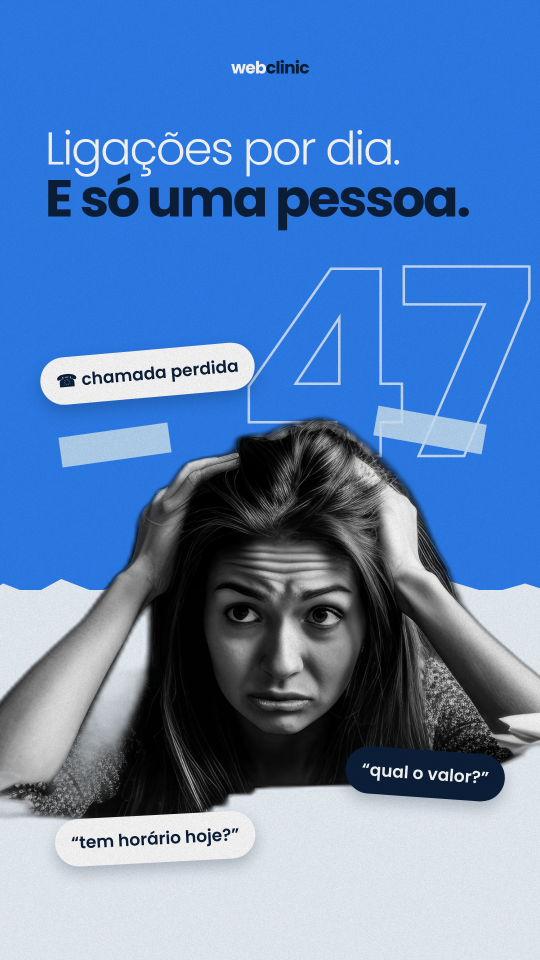
#> input picture webclinic/video2/estilo-E-escolhido.png, 1080 x 1920 px (shown at 1/2 size)
$ python papel.py ../estilos-video2.jpg ../estilo-E-escolhido.png ../estilo-E-escolhido.png 5
#> lines starting #> are read from the running program, lines starting #| are printed output that depends on the picture; after the words box and inside, x2 and y2 are one past the last pixel; in counts of white or black regions, pixels touching at a corner belong together
#!/usr/bin/env python3
"""Texturas da colagem editorial da Web Clinic.

Uso:
  python3 tools/papel.py texturas public/            # papel-*.jpg e rasgo-*.png
  python3 tools/papel.py impresso entrada.png saida.png [ponto]
    recorte (PNG com alfa) -> P&B com retícula de impressão sutil + borda de papel branco cortada à mão
"""
import sys
import numpy as np
from PIL import Image, ImageDraw, ImageFilter, ImageOps

rng = np.random.default_rng(7)


def ruido(w, h, s):
    n = rng.random((h // s + 2, w // s + 2)).astype(np.float32)
    return np.array(Image.fromarray((n * 255).astype(np.uint8)).resize((w, h), Image.BICUBIC)).astype(np.float32) / 255


def papel(w, h, base):
    b = np.array(Image.new('RGB', (w, h), base)).astype(np.float32)
    n = (ruido(w, h, 2) - .5) * 10 + (ruido(w, h, 9) - .5) * 8 + (ruido(w, h, 60) - .5) * 10
    im = Image.fromarray(np.clip(b + n[..., None], 0, 255).astype(np.uint8))
    d = ImageDraw.Draw(im, 'RGBA')
    for _ in range(int(w * h / 2500)):  # fibras
        x, y = rng.integers(0, w), rng.integers(0, h)
        l, a = rng.integers(6, 26), rng.random() * 6.28
        c = int(rng.integers(0, 2)) * 255
        d.line([(x, y), (x + l * np.cos(a), y + l * np.sin(a))], fill=(c, c, c, int(rng.integers(8, 22))), width=1)
    return im


def rasgo(w, h, cor, seed):
    r = np.random.default_rng(seed)
    pts, y = [], 40.0
    for x in range(0, w + 8, 8):
        y += r.normal(0, 4)
        y = min(max(y, 10), 70)
        pts.append((x, y + r.normal(0, 1.5)))
    m = Image.new('L', (w, h), 0)
    ImageDraw.Draw(m).polygon(pts + [(w, h), (0, h)], fill=255)
    fib = Image.new('L', (w, h), 0)
    ImageDraw.Draw(fib).polygon([(x, y - r.uniform(4, 12)) for x, y in pts] + [(w, h), (0, h)], fill=255)
    fib = fib.filter(ImageFilter.GaussianBlur(1.2))
    out = Image.new('RGBA', (w, h), (0, 0, 0, 0))
    out.paste(Image.new('RGBA', (w, h), (250, 250, 247, 255)), (0, 0), fib)
    out.paste(papel(w, h, cor).convert('RGBA'), (0, 0), m)
    return out


def impresso(src, dst, dot=6):
#> called with src = '../estilo-E-escolhido.png', dst = '../estilo-E-escolhido.png', dot = 5
    im = Image.open(src).convert('RGBA')
    a = im.split()[3]
#> a: PIL image 1080x1920 L; every value is 255
    g = ImageOps.autocontrast(im.convert('L'), cutoff=1)
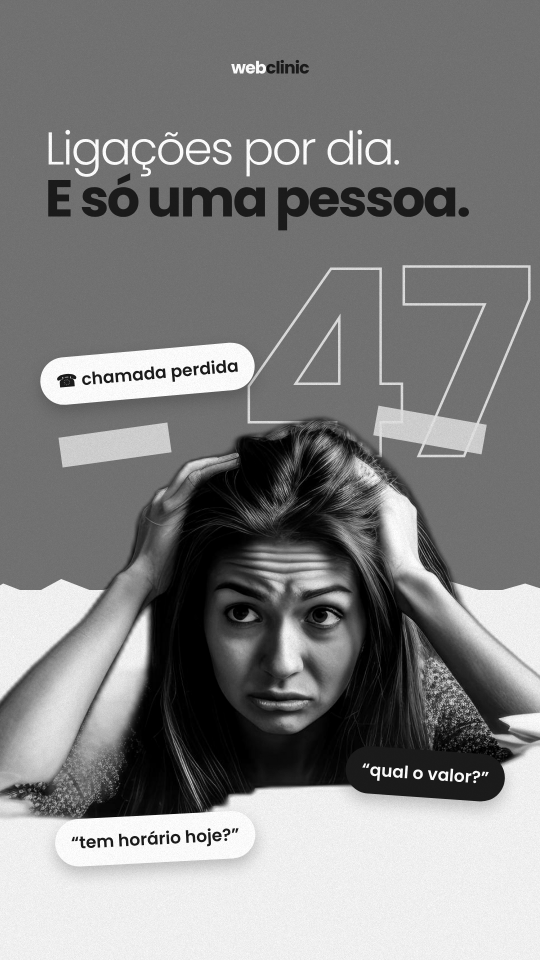
#> g: PIL image 1080x1920 L (shown at 1/2 size); min 0, max 255, mean 129.1
    arr = np.array(g).astype(np.float32) / 255
    h, w = arr.shape
#> h = 1920; w = 1080
    yy, xx = np.mgrid[0:h, 0:w]
    u = ((xx + yy) / np.sqrt(2)) % dot / dot - .5
    v = ((xx - yy) / np.sqrt(2)) % dot / dot - .5
    tela = (np.sqrt(u * u + v * v) / 0.7071 > np.sqrt(1 - arr)).astype(np.float32)
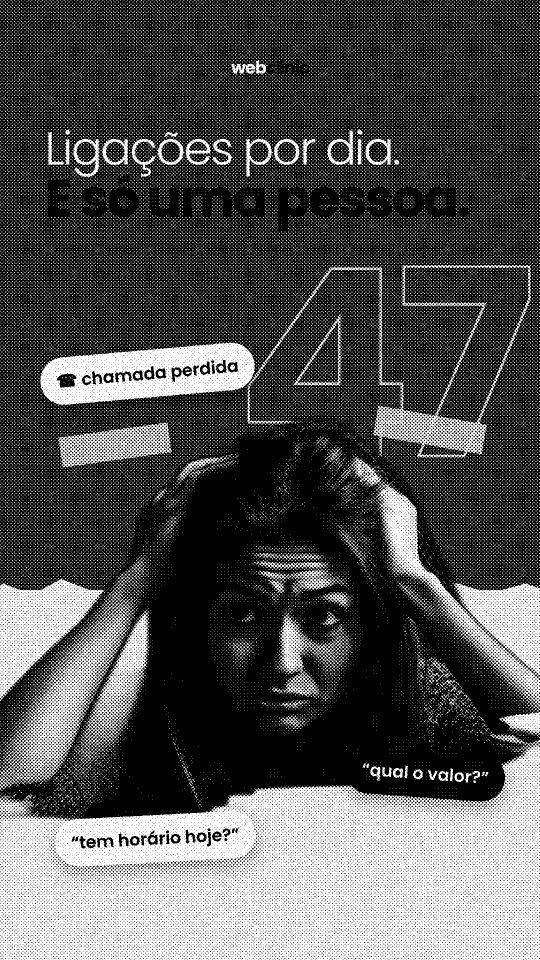
#> tela: shape (1920, 1080) float32 (shown at 1/2 size); values 0 (black) and 1 (white), 31.9% white; 45757 white regions (45640 under 20 px), largest, box (x1, y1, x2, y2) and area: (0, 1467, 1080, 1920) 308751, (80, 530, 1062, 917) 51539, (752, 961, 1080, 1476) 36247
    g2 = Image.fromarray((np.clip(arr * 0.82 + tela * 0.18, 0, 1) * 255).astype(np.uint8))
    am = np.array(a) > 40
#> am: shape (1920, 1080) bool; every value is 1
    borda = Image.fromarray((am * 255).astype(np.uint8)).filter(ImageFilter.MaxFilter(15))
    jit = np.array(Image.fromarray((ruido(w, h, 5) * 255).astype(np.uint8))) / 255
    borda = Image.fromarray(((np.array(borda.filter(ImageFilter.GaussianBlur(2))) / 255 * (0.75 + 0.5 * jit)) > 0.62).astype(np.uint8) * 255)
    res = Image.new('RGBA', (w, h), (0, 0, 0, 0))
#> res: PIL image 1080x1920 RGBA; every value is 0
    res.paste(papel(w, h, (250, 250, 247)).convert('RGBA'), (0, 0), borda)
#> in papel, `im = Image.fromarray(np.clip(b + n[..., None], 0, 255).astype(np.uint8))`:
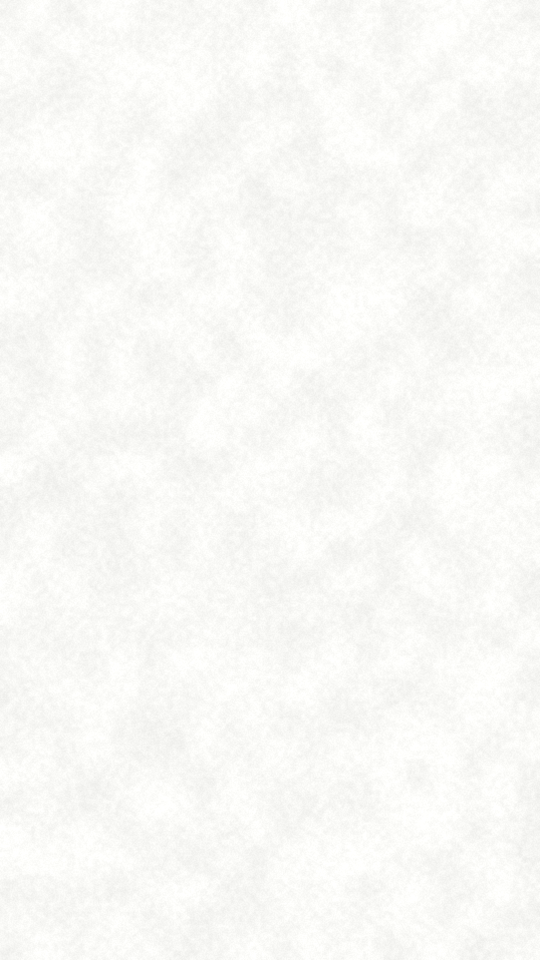
#> im: PIL image 1080x1920 RGB (shown at 1/2 size); mean R, G, B 249.2, 249.2, 246.3
    res.alpha_composite(Image.merge('RGBA', (g2, g2, g2, a)))
    res.save(dst)


if __name__ == '__main__':
    if sys.argv[1] == 'texturas':
        d = sys.argv[2].rstrip('/') + '/'
        for nome, cor in [('gelo', (238, 241, 244)), ('azul', (45, 127, 240)), ('navy', (11, 31, 58)), ('branco', (250, 250, 247))]:
            papel(1080, 1920, cor).save(f'{d}papel-{nome}.jpg', quality=92)
        for i, (nome, cor) in enumerate([('gelo', (238, 241, 244)), ('azul', (45, 127, 240)), ('branco', (250, 250, 247)), ('navy', (11, 31, 58))]):
            rasgo(1080, 600, cor, i + 1).save(f'{d}rasgo-{nome}.png')
    else:
        impresso(sys.argv[2], sys.argv[3], int(sys.argv[4]) if len(sys.argv) > 4 else 6)
